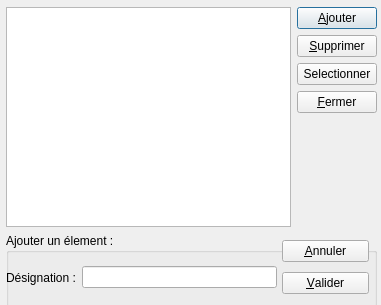
<?xml version="1.0" encoding="UTF-8"?>
<ui version="4.0">
 <class>Dlg_Marque</class>
 <widget class="QDialog" name="Dlg_Marque">
  <property name="windowModality">
   <enum>Qt::ApplicationModal</enum>
  </property>
  <property name="geometry">
   <rect>
    <x>0</x>
    <y>0</y>
    <width>381</width>
    <height>305</height>
   </rect>
  </property>
  <property name="windowTitle">
   <string>Dialog</string>
  </property>
  <property name="modal">
   <bool>true</bool>
  </property>
  <widget class="QWidget" name="layoutWidget">
   <property name="geometry">
    <rect>
     <x>6</x>
     <y>7</y>
     <width>371</width>
     <height>301</height>
    </rect>
   </property>
   <layout class="QGridLayout" name="gridLayout">
    <item row="0" column="0">
     <widget class="QTableView" name="tableView">
      <property name="sizePolicy">
       <sizepolicy hsizetype="Expanding" vsizetype="Expanding">
        <horstretch>0</horstretch>
        <verstretch>0</verstretch>
       </sizepolicy>
      </property>
      <property name="frameShape">
       <enum>QFrame::StyledPanel</enum>
      </property>
      <property name="alternatingRowColors">
       <bool>true</bool>
      </property>
      <property name="selectionMode">
       <enum>QAbstractItemView::SingleSelection</enum>
      </property>
      <property name="selectionBehavior">
       <enum>QAbstractItemView::SelectRows</enum>
      </property>
      <property name="sortingEnabled">
       <bool>true</bool>
      </property>
     </widget>
    </item>
    <item row="0" column="1">
     <layout class="QVBoxLayout" name="verticalLayout">
      <item>
       <widget class="QPushButton" name="button_Ajouter">
        <property name="text">
         <string>&amp;Ajouter</string>
        </property>
       </widget>
      </item>
      <item>
       <widget class="QPushButton" name="button_Supprimer">
        <property name="text">
         <string>&amp;Supprimer</string>
        </property>
       </widget>
      </item>
      <item>
       <widget class="QPushButton" name="button_Selectionner">
        <property name="text">
         <string>Selectionner</string>
        </property>
       </widget>
      </item>
      <item>
       <widget class="QPushButton" name="button_Fermer">
        <property name="text">
         <string>&amp;Fermer</string>
        </property>
       </widget>
      </item>
      <item>
       <spacer name="verticalSpacer">
        <property name="orientation">
         <enum>Qt::Vertical</enum>
        </property>
        <property name="sizeHint" stdset="0">
         <size>
          <width>20</width>
          <height>40</height>
         </size>
        </property>
       </spacer>
      </item>
     </layout>
    </item>
    <item row="1" column="0" colspan="2">
     <widget class="QGroupBox" name="gb_edit_champs">
      <property name="minimumSize">
       <size>
        <width>0</width>
        <height>75</height>
       </size>
      </property>
      <property name="maximumSize">
       <size>
        <width>16777215</width>
        <height>75</height>
       </size>
      </property>
      <property name="title">
       <string>Ajouter un élement :</string>
      </property>
      <widget class="QWidget" name="layoutWidget_2">
       <property name="geometry">
        <rect>
         <x>276</x>
         <y>3</y>
         <width>87</width>
         <height>62</height>
        </rect>
       </property>
       <layout class="QVBoxLayout" name="verticalLayout_2">
        <item>
         <widget class="QPushButton" name="button_Annuler">
          <property name="text">
           <string>&amp;Annuler</string>
          </property>
         </widget>
        </item>
        <item>
         <widget class="QPushButton" name="button_Valider">
          <property name="text">
           <string>&amp;Valider</string>
          </property>
         </widget>
        </item>
       </layout>
      </widget>
      <widget class="QWidget" name="layoutWidget_3">
       <property name="geometry">
        <rect>
         <x>0</x>
         <y>30</y>
         <width>271</width>
         <height>29</height>
        </rect>
       </property>
       <layout class="QHBoxLayout" name="horizontalLayout">
        <item>
         <widget class="QLabel" name="label">
          <property name="text">
           <string>Désignation :</string>
          </property>
         </widget>
        </item>
        <item>
         <widget class="QLineEdit" name="lineEdit_Designation"/>
        </item>
       </layout>
      </widget>
     </widget>
    </item>
   </layout>
  </widget>
 </widget>
 <resources/>
 <connections/>
</ui>
